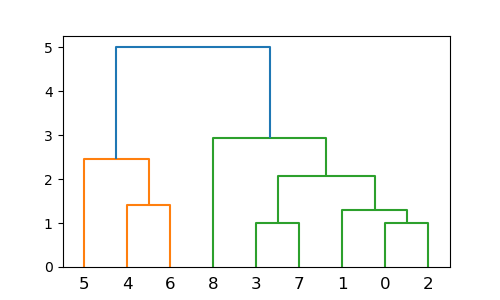

This figure's Python source:
# 导入层次聚类函数、树状图函数和划分聚类函数
from scipy.cluster.hierarchy import dendrogram, linkage, fcluster
from matplotlib import pyplot as plt # 导入绘图库

# linkage函数用于计算层次聚类

'''
参数：
y：可以是距离矩阵，也可以是观测数据数组。如果是观测数据数组，则函数内部会首先计算距离矩阵。
method：聚类合并的方法，'ward' 表示使用 Ward 方法，即最小化合并后的总方差。
metric：计算距离的度量，默认是欧氏距离。

输出：
返回一个数组，描述了层次聚类的层次结构，该数组有 (n-1) 行，每行代表一个合并操作，包括两个合并簇的索引和距离，以及合并后簇的观测数。
'''
X = [[1,3],[2,4],[2,3],[1,2],[4,4],[5,2],[3,3],[2,2],[1,5]]  # 示例数据点，5个观测值，每个观测值是一个二维坐标
Z = linkage(X, "ward")  # 执行层次聚类，使用Ward方法

# fcluster函数用于从层次聚类结果中形成平面聚类
'''
参数：
Z：linkage函数的输出。
t：聚类时的距离阈值，小于等于此值的观测值会被归为同一个聚类。
criterion：聚类的准则，默认为'inconsistent'，本例中使用'distance'，即基于距离的阈值。
'''
f = fcluster(Z, 4, 'distance')  # 根据距离阈值4来划分聚类

# 绘制树状图展示聚类过程
fig = plt.figure(figsize=(5, 3))  # 创建一个图形对象，指定大小为5x3
dn = dendrogram(Z)  # 绘制树状图，基于层次聚类结果Z
print(Z)  # 打印层次聚类的输出结果，显示每次合并的详细信息

plt.show()  # 显示图形
